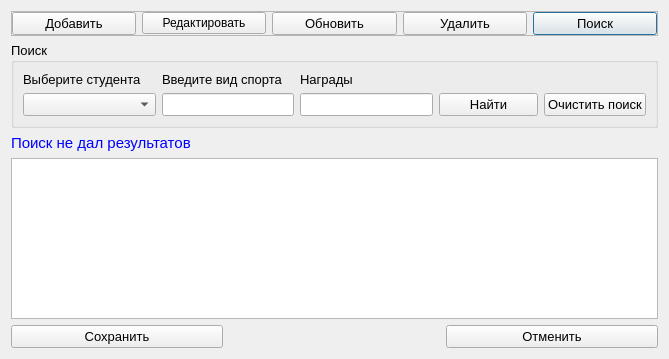
<?xml version="1.0" encoding="UTF-8"?>
<ui version="4.0">
 <class>IsSport</class>
 <widget class="QDialog" name="IsSport">
  <property name="geometry">
   <rect>
    <x>0</x>
    <y>0</y>
    <width>669</width>
    <height>359</height>
   </rect>
  </property>
  <property name="windowTitle">
   <string>Спортивные достижения</string>
  </property>
  <layout class="QGridLayout" name="gridLayout_3">
   <item row="0" column="0" colspan="3">
    <widget class="QFrame" name="frame">
     <property name="frameShape">
      <enum>QFrame::StyledPanel</enum>
     </property>
     <property name="frameShadow">
      <enum>QFrame::Raised</enum>
     </property>
     <layout class="QGridLayout" name="gridLayout_2">
      <property name="leftMargin">
       <number>0</number>
      </property>
      <property name="topMargin">
       <number>0</number>
      </property>
      <property name="rightMargin">
       <number>0</number>
      </property>
      <property name="bottomMargin">
       <number>0</number>
      </property>
      <item row="0" column="4">
       <widget class="QPushButton" name="pushButton_search">
        <property name="font">
         <font>
          <pointsize>10</pointsize>
         </font>
        </property>
        <property name="text">
         <string>Поиск</string>
        </property>
        <property name="icon">
         <iconset resource="resourses.qrc">
          <normaloff>:/img/img/find.png</normaloff>:/img/img/find.png</iconset>
        </property>
       </widget>
      </item>
      <item row="0" column="2">
       <widget class="QPushButton" name="pushButton_update">
        <property name="font">
         <font>
          <pointsize>10</pointsize>
         </font>
        </property>
        <property name="text">
         <string>Обновить</string>
        </property>
        <property name="icon">
         <iconset resource="resourses.qrc">
          <normaloff>:/img/img/refresh.png</normaloff>:/img/img/refresh.png</iconset>
        </property>
       </widget>
      </item>
      <item row="0" column="0">
       <widget class="QPushButton" name="pushButton_add">
        <property name="font">
         <font>
          <pointsize>10</pointsize>
         </font>
        </property>
        <property name="text">
         <string>Добавить</string>
        </property>
        <property name="icon">
         <iconset resource="resourses.qrc">
          <normaloff>:/img/img/add.png</normaloff>:/img/img/add.png</iconset>
        </property>
       </widget>
      </item>
      <item row="0" column="3">
       <widget class="QPushButton" name="pushButton_del">
        <property name="font">
         <font>
          <pointsize>10</pointsize>
         </font>
        </property>
        <property name="text">
         <string>Удалить</string>
        </property>
        <property name="icon">
         <iconset resource="resourses.qrc">
          <normaloff>:/img/img/delete.png</normaloff>:/img/img/delete.png</iconset>
        </property>
       </widget>
      </item>
      <item row="0" column="1">
       <widget class="QPushButton" name="pushButton_edit">
        <property name="text">
         <string>Редактировать</string>
        </property>
        <property name="icon">
         <iconset resource="resourses.qrc">
          <normaloff>:/img/img/edit.png</normaloff>:/img/img/edit.png</iconset>
        </property>
       </widget>
      </item>
     </layout>
    </widget>
   </item>
   <item row="1" column="0" colspan="3">
    <widget class="QGroupBox" name="groupBox_search">
     <property name="font">
      <font>
       <pointsize>10</pointsize>
      </font>
     </property>
     <property name="title">
      <string>Поиск</string>
     </property>
     <layout class="QGridLayout" name="gridLayout" columnstretch="4,4,4,3,3">
      <item row="0" column="0">
       <widget class="QLabel" name="label">
        <property name="font">
         <font>
          <pointsize>10</pointsize>
         </font>
        </property>
        <property name="text">
         <string>Выберите студента</string>
        </property>
       </widget>
      </item>
      <item row="0" column="1">
       <widget class="QLabel" name="label_2">
        <property name="font">
         <font>
          <pointsize>10</pointsize>
         </font>
        </property>
        <property name="text">
         <string>Введите вид спорта</string>
        </property>
       </widget>
      </item>
      <item row="1" column="0">
       <widget class="QComboBox" name="comboBox_student">
        <property name="font">
         <font>
          <pointsize>10</pointsize>
         </font>
        </property>
       </widget>
      </item>
      <item row="1" column="3">
       <widget class="QPushButton" name="pushButton_find">
        <property name="font">
         <font>
          <pointsize>10</pointsize>
         </font>
        </property>
        <property name="text">
         <string>Найти</string>
        </property>
        <property name="icon">
         <iconset resource="resourses.qrc">
          <normaloff>:/img/img/findOk.png</normaloff>:/img/img/findOk.png</iconset>
        </property>
       </widget>
      </item>
      <item row="1" column="4">
       <widget class="QPushButton" name="pushButton_clear">
        <property name="font">
         <font>
          <pointsize>10</pointsize>
         </font>
        </property>
        <property name="text">
         <string>Очистить поиск</string>
        </property>
        <property name="icon">
         <iconset resource="resourses.qrc">
          <normaloff>:/img/img/clear.png</normaloff>:/img/img/clear.png</iconset>
        </property>
       </widget>
      </item>
      <item row="1" column="1">
       <widget class="QLineEdit" name="lineEdit_nazvanie">
        <property name="font">
         <font>
          <pointsize>10</pointsize>
         </font>
        </property>
        <property name="clearButtonEnabled">
         <bool>true</bool>
        </property>
       </widget>
      </item>
      <item row="1" column="2">
       <widget class="QLineEdit" name="lineEdit_nagradi">
        <property name="clearButtonEnabled">
         <bool>true</bool>
        </property>
       </widget>
      </item>
      <item row="0" column="2">
       <widget class="QLabel" name="label_3">
        <property name="text">
         <string>Награды</string>
        </property>
       </widget>
      </item>
     </layout>
    </widget>
   </item>
   <item row="2" column="0" colspan="2">
    <widget class="QLabel" name="label_result">
     <property name="maximumSize">
      <size>
       <width>16777215</width>
       <height>20</height>
      </size>
     </property>
     <property name="font">
      <font>
       <pointsize>11</pointsize>
      </font>
     </property>
     <property name="styleSheet">
      <string notr="true">color:rgb(0, 0, 255)</string>
     </property>
     <property name="text">
      <string>Поиск не дал результатов</string>
     </property>
    </widget>
   </item>
   <item row="3" column="0" colspan="3">
    <widget class="QTableView" name="tableView_sport">
     <property name="font">
      <font>
       <pointsize>10</pointsize>
      </font>
     </property>
     <property name="alternatingRowColors">
      <bool>true</bool>
     </property>
     <property name="selectionMode">
      <enum>QAbstractItemView::SingleSelection</enum>
     </property>
     <property name="selectionBehavior">
      <enum>QAbstractItemView::SelectRows</enum>
     </property>
    </widget>
   </item>
   <item row="4" column="0">
    <widget class="QPushButton" name="pushButton_save">
     <property name="font">
      <font>
       <pointsize>10</pointsize>
      </font>
     </property>
     <property name="text">
      <string>Сохранить</string>
     </property>
     <property name="icon">
      <iconset resource="resourses.qrc">
       <normaloff>:/img/img/save.png</normaloff>:/img/img/save.png</iconset>
     </property>
    </widget>
   </item>
   <item row="4" column="1">
    <widget class="QLabel" name="label_naideno">
     <property name="font">
      <font>
       <pointsize>12</pointsize>
      </font>
     </property>
     <property name="styleSheet">
      <string notr="true">color:rgb(85, 0, 255)</string>
     </property>
     <property name="text">
      <string/>
     </property>
    </widget>
   </item>
   <item row="4" column="2">
    <widget class="QPushButton" name="pushButton_cancel">
     <property name="font">
      <font>
       <pointsize>10</pointsize>
      </font>
     </property>
     <property name="text">
      <string>Отменить</string>
     </property>
     <property name="icon">
      <iconset resource="resourses.qrc">
       <normaloff>:/img/img/cancel.png</normaloff>:/img/img/cancel.png</iconset>
     </property>
    </widget>
   </item>
  </layout>
 </widget>
 <resources>
  <include location="resourses.qrc"/>
 </resources>
 <connections/>
</ui>
